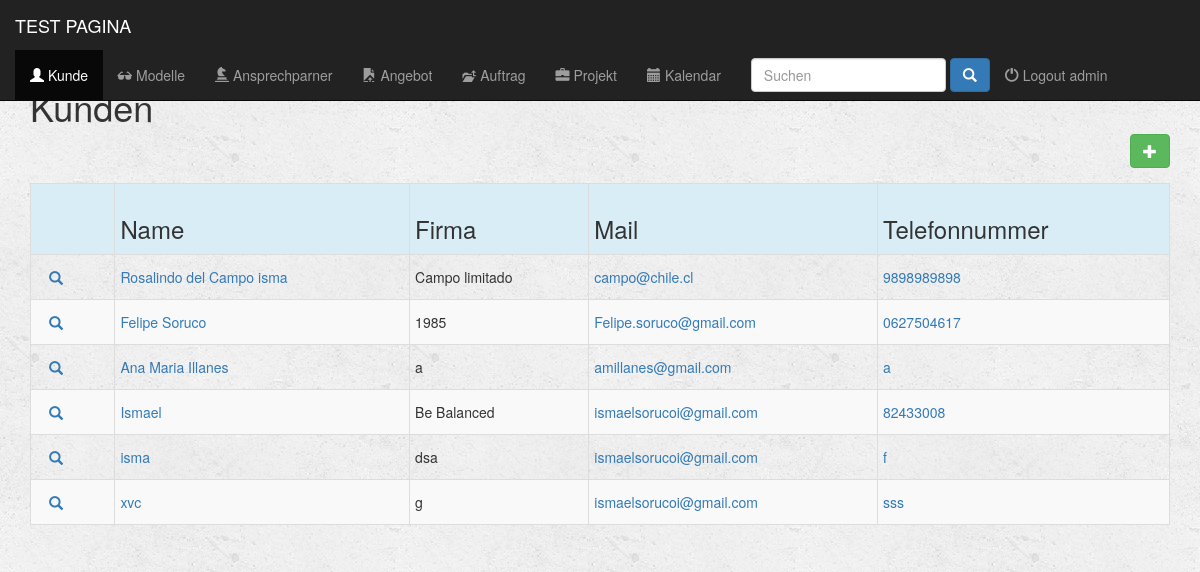
Page /apli/client/ (signed in) on the earlier database version.
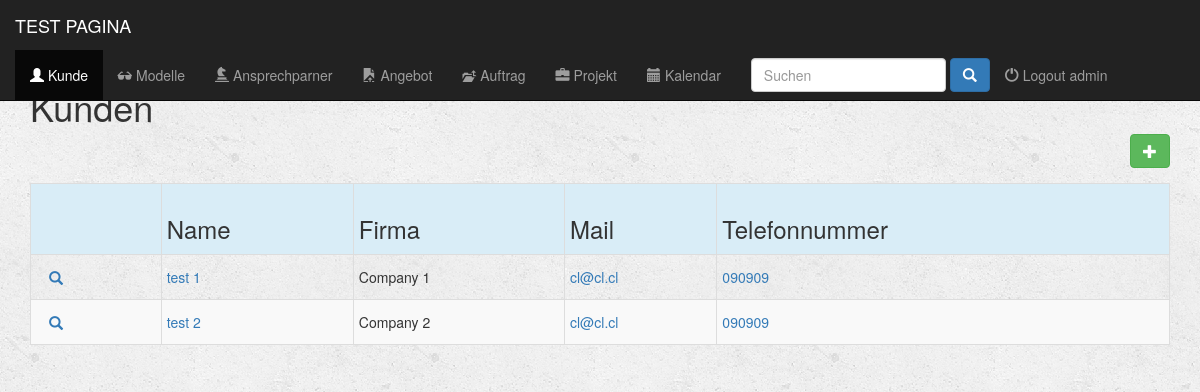
Same page on the later database version.
### apli/models.py (models this page shows, shortened)
class Client(models.Model):
    nombre_completo = models.CharField(max_length=300)
    company = models.CharField(max_length=300)
    nickname = models.CharField(max_length=300)
    company_short = models.CharField(max_length=300)
    pais_address = models.CharField(max_length=50, blank=True, null=True)
    ciudad_address = models.CharField(max_length=100, blank=True, null=True)
    codigo_address = models.CharField(max_length=30, blank=True, null=True)
    street_address = models.CharField(max_length=100, blank=True, null=True)
    numero_address = models.CharField(max_length=100, blank=True, null=True)
    email = models.EmailField()
    telephone = models.CharField(max_length=30)
    comment = models.CharField(max_length=500)
    class Meta:
        verbose_name = 'Client'
        verbose_name_plural = 'Clients'
    def get_absolute_url(self):
        return reverse('detail_contact', kwargs={'pk': self.pk})

### apli/views.py (the view)
@login_required(login_url='/login/')
def index_contact(request):
    all_clients = Client.objects.all()
    return render(request, 'apli/index_contact.html', {'all_clients': all_clients})

### fullcalendar/fullcalendar.py (called while the page is built)
def css_url():
    return FULLCALENDAR['css_url']

def print_css_url():
    return FULLCALENDAR['print_css_url']

def javascript_url():
    return FULLCALENDAR['javascript_url']

def jquery_url():
    return FULLCALENDAR['jquery_url']

def jquery_ui_url():
    return FULLCALENDAR['jquery_ui_url']

### fullcalendar/templatetags/fullcalendar_tags.py (called while the page is built)
@register.inclusion_tag("fullcalendar/calendar_init.html")
def calendar_init(calendar_config_options):
    return {'calendar_config_options': mark_safe(calendar_config_options)}

@register.simple_tag
def fullcalendar_css_url():
    return css_url()

@register.simple_tag
def fullcalendar_print_css_url():
    return print_css_url()

@register.simple_tag
def fullcalendar_javascript_url():
    return javascript_url()

@register.simple_tag
def fullcalendar_jquery_url():
    return jquery_url()

@register.simple_tag
def fullcalendar_jquery_ui_url():
    return jquery_ui_url()

@register.simple_tag
def fullcalendar_css():
    url = fullcalendar_css_url()
    return mark_safe("<link href='%s' rel='stylesheet' />" % url)

@register.simple_tag
def fullcalendar_print_css():
    url = fullcalendar_print_css_url()
    return mark_safe("<link href='%s' rel='stylesheet' media='print' />" % url)

@register.simple_tag
def fullcalendar_jquery():
    url = fullcalendar_jquery_url()
    return mark_safe("<script src='%s'></script>" % url)

@register.simple_tag
def fullcalendar_jquery_ui():
    url = fullcalendar_jquery_ui_url()
    return mark_safe("<script src='%s'></script>" % url)

@register.simple_tag
def fullcalendar_javascript():
    url = fullcalendar_javascript_url()
    return mark_safe("<script src='%s'></script>" % url)

### apli/templates/apli/index_contact.html (shortened to what this page needs)
{% extends 'apli/base.html' %}
{% block contacts_active %}active{% endblock %}
{% block body %}
        <div class="container">
                <div class=" form-group input-group form-inline col-md-12">
                    <h1 class="form-control-static">Kunden</h1>
                <div cclass="row">
                    <a href="{% url 'client_new' %}" <button type="submit" class=" btn btn-success btn-md pull-right"><span class="glyphicon glyphicon-plus" aria-hidden="true"></span> </a>
                </div>
        </div>
        </div>
    <div class="container">
        {% if all_clients %}
            <div class="table-responsive">
                <table class="table table-striped table-hover table-condensed table-bordered">
                    <tr class="active info">
                        <th></th>
                        <th><h3 class="form-control-static">Name</h3></th>
                        <th><h3 class="form-control-static">Firma</h3></th>
                        <th><h3 class="form-control-static">Mail</h3></th>
                        <th><h3 class="form-control-static">Telefonnummer</h3></th>
                    </tr>
                    {% for client in all_clients %}
                        <tr>
                            <td>
                                <div class=" btn-group-xs">
                                    <div class="">
                                        <a href="{{ client.get_absolute_url }}" class="btn btn-link btn-link glyphicon glyphicon-search"></a>
                                    </div>
                                </div>
                            </td>
                            <td><a href="{{ client.get_absolute_url }}" ><p class="form-control-static">{{client.nombre_completo}}</p></a></td>
                            <td><a href=""></a><p class="form-control-static">{{client.company}}</p></a></td>
                            <td><a href="mailto:{{ client.email }}"><p class="form-control-static">{{client.email}}</p></a></td>
                            <td><a href="tel:{{ client.telephone }}"><p class="form-control-static">{{client.telephone}}</p></a></td>
                        </tr>
                    {% endfor %}
                </table>
            </div>
        {% else %}
            <h3>No hay clientes</h3>
        {% endif %}
    </div>
{% endblock%}

### apli/templates/apli/base.html (shortened to what this page needs)
{% load fullcalendar_tags %}
{% load static from staticfiles %}
<!DOCTYPE html>
<html lang="en">
    <head>
        {% fullcalendar_css %}
        {% fullcalendar_print_css %}
        <link rel="stylesheet" href="https://maxcdn.bootstrapcdn.com/bootstrap/3.3.6/css/bootstrap.min.css">
        <link rel="stylesheet" type="text/css" href="{% static 'apli/style.css' %}"/>
    </head>
    <body>
        <div class="container-fluid">
            <header>
                <div="row">
                    <nav class="navbar navbar-inverse navbar-fixed-top" role="navigation">
                        <div class="container-fluid">
                            <div class="navbar-header">
                                <a href="{% url 'ingreso' %}" class="navbar-brand">TEST PAGINA</a>
                            </div>
                            <div class="collapse navbar-collapse" id="topNavBar">
                                <ul class="nav navbar-nav">
                                    <li role="presentation" class="{% block contacts_active %}{% endblock %}"><a href="{% url 'index_contact' %}"><span class="glyphicon glyphicon-user" aria-hidden="true"></span> Kunde</a></li>
                                    <li role="presentation" class="{% block models_active %}{% endblock %}"><a href="{% url 'index_model' %}"><span class="glyphicon glyphicon-sunglasses" aria-hidden="true"></span> Modelle</a></li>
                                    <li role="presentation" class="{% block personas_active %}{% endblock %}"><a href="{% url 'index_personas' %}"><span class="glyphicon glyphicon-knight" aria-hidden="true"></span> Ansprechparner</a></li>
                                    <li role="presentation" class="{% block cotizaciones_active %}{% endblock %}"><a href="{% url 'index_cotizacion' %}"><span class="glyphicon glyphicon-open-file" aria-hidden="true"></span> Angebot</a></li>
                                    <li role="presentation" class="{% block ordenes_active %}{% endblock %}"><a href="{% url 'index_orden_compra' %}"><span class="glyphicon glyphicon-level-up" aria-hidden="true"></span> Auftrag</a></li>
                                    <li role="presentation" class="{% block projects_active %}{% endblock %}"><a href="{% url 'index_project' %}"><span class="glyphicon glyphicon-briefcase" aria-hidden="true"></span> Projekt</a></li>
                                    <li role="presentation" class="{% block calendario_active %}{% endblock %}"><a href="{% url 'calendar_by_user' %}"><span class="glyphicon glyphicon-calendar" aria-hidden="true"></span> Kalendar</a></li>
                                    <li role="presentation" >
                                        <form  method="GET" action="{% url 'busca' %}" class="navbar-form navbar-right" role="search" >
                                            <input type="text" placeholder="Suchen" class="form-control" name="q" value="{{ request.GET.q }}">
                                            <button type="submit" class="btn btn-primary ">
                                                <span class="glyphicon glyphicon-search"></span>
                                            </button>
                                        </form>
                                     </li>
                                    <div class= "nav navbar-nav" >
                                        {% if request.user.is_authenticated %}
                                            <li role="presentation" class="pull-right"><a href="{% url 'logout' %}" > <span class="glyphicon glyphicon-off" aria-hidden="true"></span> Logout {{ user}} </a></li>
                                        {% endif %}
                                    </div>
                                </ul>
                            </div>
                        </div>
                    </nav>
                </div>
        {% block body %}
        {% endblock %}
    </body>
</html>

### apli/static/apli/style.css (style rules this page uses)
body { background: white url("images/background.png"); }

### apli/templates/apli/base.html (style rules this page uses)
body { padding-top:60px; }

Differences in the rows shown:
removed Client: nombre_completo "Rosalindo del Campo isma", company "Campo limitado", email "campo@chile.cl", telephone "9898989898"
removed Client: nombre_completo "Felipe Soruco", company "1985", email "Felipe.soruco@gmail.com", telephone "0627504617"
removed Client: nombre_completo "Ana Maria Illanes", company "a", email "amillanes@gmail.com", telephone "a"
removed Client: nombre_completo "Ismael", company "Be Balanced", email "ismaelsorucoi@gmail.com", telephone "82433008"
removed Client: nombre_completo "isma", company "dsa", email "ismaelsorucoi@gmail.com", telephone "f"
removed Client: nombre_completo "xvc", company "g", email "ismaelsorucoi@gmail.com", telephone "sss"
added Client: nombre_completo "test 1", company "Company 1", email "cl@cl.cl", telephone "090909"
added Client: nombre_completo "test 2", company "Company 2", email "cl@cl.cl", telephone "090909"
